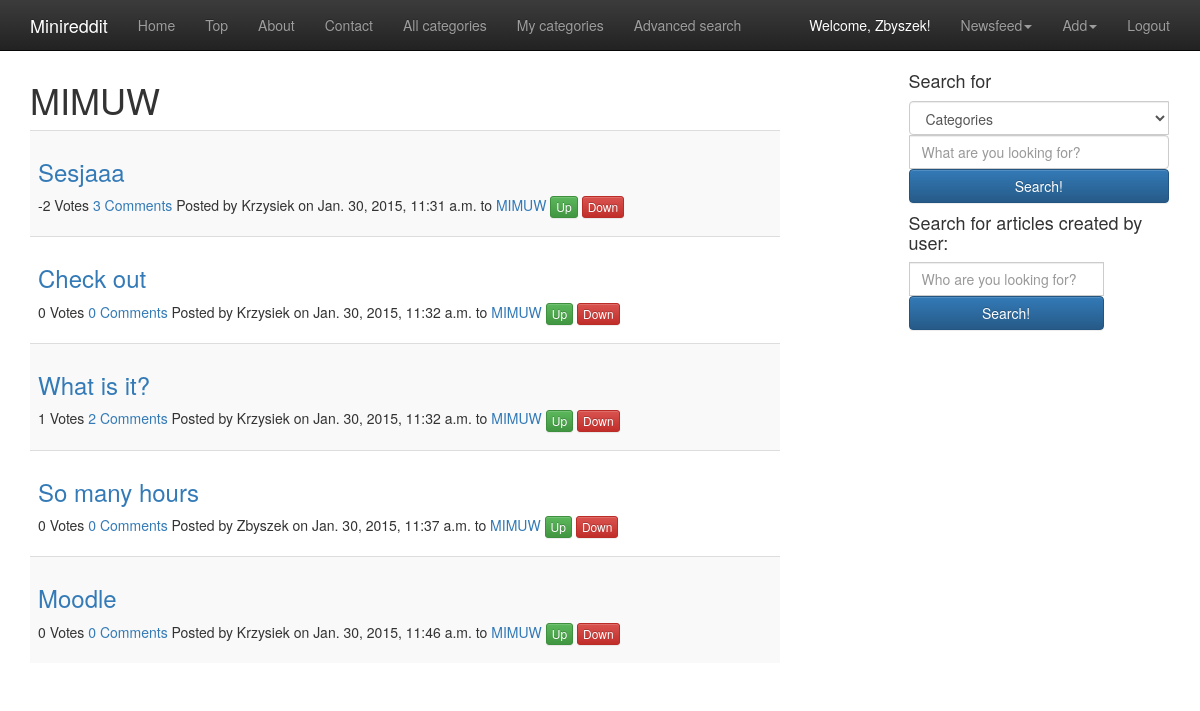
The page /myapp/category/MIMUW/ (signed in) on the database its author committed.
### myapp/models.py (models this page shows, shortened)
class Category(models.Model):
    name = models.CharField(max_length=50, default="Insert category name", unique=True, primary_key=True)
    newsfeed = models.ManyToManyField(Newsfeed)
    pub_date = models.DateTimeField('date published')
    user = models.ForeignKey(settings.AUTH_USER_MODEL)

class Article(models.Model):
    category = models.ForeignKey(Category)
    user = models.ForeignKey(settings.AUTH_USER_MODEL)
    article_url = models.CharField(max_length=255)
    name = models.CharField(max_length=255)
    pub_date = models.DateTimeField('date published')
    votes = models.IntegerField(default=0)
    comments = models.IntegerField(default=0)
    def was_published_recently(self):
        now = timezone.now()
        return now >= self.pub_date >= now - datetime.timedelta(days=1)
    was_published_recently.admin_order_field = 'pub_date'
    was_published_recently.boolean = True
    was_published_recently.short_description = 'Published recently?'

### myapp/views.py (the view)
# urls.py: url(r'^category=/(?P<category_name>.+)/article/(?P<article_id>\d+)/(?P<article_value>-?\d+)/$', views.article_vote, name='article_vote'),
@login_required
def category(request, category_name):
    category = get_object_or_404(Category, name=category_name)
    article_list = Article.objects.filter(category=category_name)
    if request.method == 'GET' and 'search_category_button' in request.GET:
        search_category = request.GET.get('search_category')
        category_name = request.GET.get('search_name_c')
        if (category_name is not None) and (search_category is not None):
            return search_bar(request, search_category, category_name)
    if request.method == 'GET' and 'search_user_button' in request.GET:
        user_name = request.GET.get('search_name')
        if user_name is not None:
            return user_search(request, user_name)
    return render(request, 'myapp/base_category.html',
        {'category': category, 'article_list': article_list}
    )

### myapp/templates/myapp/base_category.html (shortened to what this page needs)
{% extends "myapp/base.html" %}
{% block urlblock %}
    <li><a href={% url 'index' %}>Home</a></li>
    <li><a href={% url 'top' %}>Top</a></li>
    <li><a href={% url 'about' %}>About</a></li>
    <li><a href={% url 'contact' %}>Contact</a></li>
    <li><a href={% url 'categories'%}>All categories</a></li>
    <li><a href={% url 'mycategories'%}>My categories</a></li>
    <li><a href={% url 'advanced_search'%}>Advanced search</a></li>
{% endblock %}
{% block content %}
    <h1>{{ category.name }}</h1>
    {% if article_list %}
        <table class="table table-striped">
            {% for article in article_list %}
                <tr>
                    <td>
                        <div class="blog-post">
                            <h3 class="blog-post-title"><a href={{article.article_url}}>{{article.name}}</a></h3>
                            <p class="blog-post-meta">{{article.votes}} Votes  <a href={% url 'article' article.category.name article.id %}>{{article.comments}} Comments</a>  Posted by {{article.user.username}} on {{article.pub_date}} to
                                <a href={% url 'category' article.category.name %}>{{article.category.name}}</a>
                                <a href={% url 'article_vote' article.category.name article.id 1%}><button type="button" class="btn btn-xs btn-success"> Up </button></a>
                                <a href={% url 'article_vote' article.category.name article.id -1%}><button type="button" class="btn btn-xs btn-danger">Down</button></a>
                            </p>
                        </div>
                    </td>
                </tr>
            {% endfor %}
        </table>
    {% else %}
        <p>Sorry no articles in this category yet :(</p>
        <p>Why not try adding new one yourself?</p>
    {% endif %}
{% endblock %}

### myapp/templates/myapp/base.html (shortened to what this page needs)
{% load staticfiles %}
<!DOCTYPE html>
<html lang="en">
    <head>
        <link href="{{STATIC_URL}}css/bootstrap.css" rel="stylesheet">
        <link href="{{STATIC_URL}}css/bootstrap.min.css" rel="stylesheet">
        <link href="{{STATIC_URL}}css/bootstrap.css" rel="stylesheet">
        <link href="{{STATIC_URL}}css/bootstrap-theme.css" rel="stylesheet">
  </head>
    <body>
        <nav class="navbar navbar-inverse navbar-fixed-top">
            <div class="container">
                <div class="navbar-header">
                    <a class="navbar-brand" style="color:white">Minireddit</a>
                </div>
                <div id="navbar" class="collapse navbar-collapse">
                    <ul class="nav navbar-nav">
                    {% block urlblock %}{% endblock %}
                    </ul>
                    <ul class="nav navbar-nav navbar-right">
                    {% if user.is_authenticated %}
                    <li><a style="color:white">Welcome, {{ user.username }}!</a></li>
                    <li class="dropdown">
                        <a href="#" class="dropdown-toggle" data-toggle="dropdown" role="button" aria-expanded="false">Newsfeed<span class="caret"></span></a>
                    </li>
                    <li class="dropdown">
                        <a href="#" class="dropdown-toggle" data-toggle="dropdown" role="button" aria-expanded="false">Add<span class="caret"></span></a>
                    </li>
                    <li><a href={% url 'logout' %}>Logout</a></li>
                    {% else %}
                        <li><a href={% url 'index' %}>Login</a></li>
                        <li><a href={% url 'signin' %}>Sign in</a></li>
                    {% endif %}
                    </ul>
                </div>
            </div>
        </nav>
        <div class="container">
            <div class="row">
                <div class="col-sm-8 blog-main">
                    <div class="starter-template">
                    {% block content %}
                    {% endblock %}
                    </div>
                </div>
                {% if user.is_authenticated %}
                    {% block searchbar %}
                    <div class="col-sm-3 col-sm-offset-1 blog-sidebar">
                        <nav class="navbar navbar-fixed-right">
                            <div class="sidebar-module sidebar-module-inset">
                                <h4>Search for</h4>
                                <form action="" name="search_form" id="search_form" method="get" class="form-inline">
                                    <div class="form-group">
                                        <div class="input-group">
                                            <select type="text" class="form-control" id="search_category" name="search_category">
                                                <option value="categories">Categories</option>
                                            </select>
                                            <input type="text" method="get" class="form-control" id="search_name_c" name="search_name_c" value="" placeholder="What are you looking for?">
                                        </div>
                                        <button type="submit" id="search_category_button" name="search_category_button" class="btn btn-primary btn-block">Search!</button>
                                    </div>
                                </form>
                            </div>
                            <div class="sidebar-module">
                                <h4>Search for articles created by user:</h4>
                                <form action="" name="search_user_form" id="search_user_form" method="get" class="form-inline">
                                    <div class="form-group">
                                        <div class="input-group">
                                            <input type="text" method="get" class="form-control" id="search_name" name="search_name" value="" placeholder="Who are you looking for?">
                                        </div>
                                        <button type="submit" id="search_user_button" name="search_user_button" class="btn btn-primary btn-block">Search!</button>
                                    </div>
                                </form>
                            </div>
                        </nav>
                    </div>
                    {% endblock %}
                {% endif %}
            </div>
        </div>
    </body>
</html>

### myapp/templates/myapp/base.html (style rules this page uses)
body { padding-top: 60px; }

### rows shown on the page
Category: name "MIMUW"
Article: name "Sesjaaa", votes "-2", comments "3", user.username "Krzysiek", pub_date "Jan. 30, 2015, 11:31 a.m.", category.name "MIMUW"
Article: name "Check out", votes "0", comments "0", user.username "Krzysiek", pub_date "Jan. 30, 2015, 11:32 a.m.", category.name "MIMUW"
Article: name "What is it?", votes "1", comments "2", user.username "Krzysiek", pub_date "Jan. 30, 2015, 11:32 a.m.", category.name "MIMUW"
Article: name "So many hours", votes "0", comments "0", user.username "Zbyszek", pub_date "Jan. 30, 2015, 11:37 a.m.", category.name "MIMUW"
Article: name "Moodle", votes "0", comments "0", user.username "Krzysiek", pub_date "Jan. 30, 2015, 11:46 a.m.", category.name "MIMUW"

### other values the page prints
{{ user.username }} "Zbyszek"
